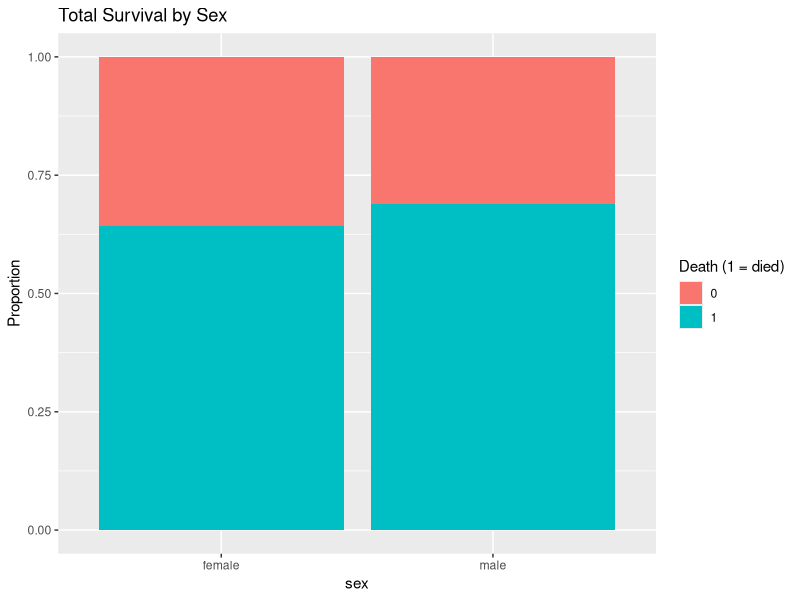
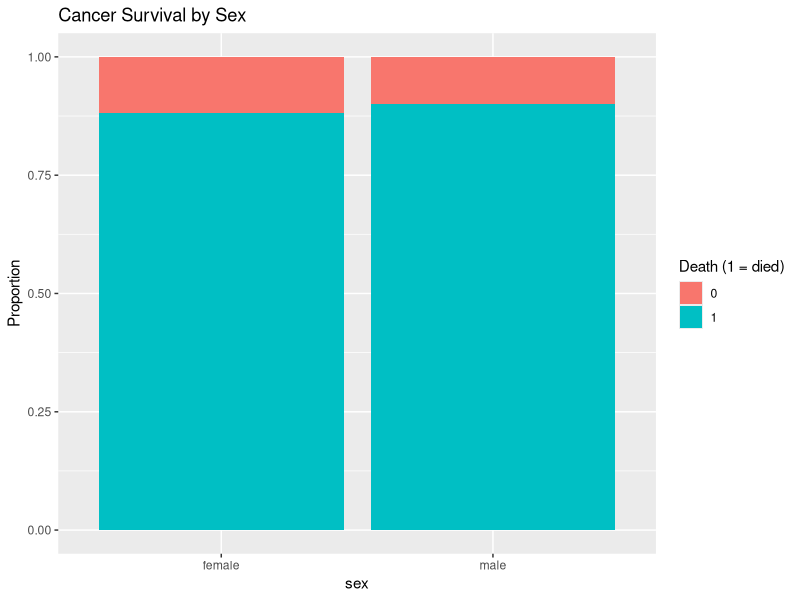

Write the R code that produced these figures, in order.
df <- read.csv("data/med_data_tidy.csv")

library(dplyr)
library(ggplot2)

# write sex in the correcet order.
df <- df %>%
  mutate(sex = factor(sex, levels = c("female", "male")))

# subset with cancer-patienter
df_cancer <- df %>% filter(diag_class == "Cancer")

# sex summary.
summarise_by_sex <- function(data) {
  data %>%
    group_by(sex) %>%
    summarise(
      n = n(),
      death_rate = mean(death, na.rm = TRUE),
      survival_rate = 1 - death_rate,
      se = sqrt(death_rate * (1 - death_rate) / n),
      CI_lower = death_rate - 2 * se,
      CI_upper = death_rate + 2 * se,
      .groups = "drop"
    )
}

# simple stats.
total_stats  <- summarise_by_sex(df)
cancer_stats <- summarise_by_sex(df_cancer)

# we plot the survival rate for total group
ggplot(df, aes(x = sex, fill = factor(death))) +
  geom_bar(position = "fill") +
  labs(
    y = "Proportion",
    fill = "Death (1 = died)",
    title = "Total Survival by Sex"
  )

# we plot the survival rate for cancer sub_group
ggplot(df_cancer, aes(x = sex, fill = factor(death))) +
  geom_bar(position = "fill") +
  labs(
    y = "Proportion",
    fill = "Death (1 = died)",
    title = "Cancer Survival by Sex"
  )

##perform a chi square test to get p_value.
chi_total  <- chisq.test(table(df$sex, df$death))
chi_cancer <- chisq.test(table(df_cancer$sex, df_cancer$death))

chi_total
chi_cancer

#logistic regression to get r^2 for both cases.
model_total  <- glm(death ~ sex, data = df,        family = binomial)
model_cancer <- glm(death ~ sex, data = df_cancer, family = binomial)

pseudoR2_total  <- 1 - model_total$deviance  / model_total$null.deviance
pseudoR2_cancer <- 1 - model_cancer$deviance / model_cancer$null.deviance

pseudoR2_total
pseudoR2_cancer

# Table to format results nicely.
combined_table <- tibble::tibble(
  Analysis        = c("All patients", "Cancer patients"),
  Chi_square_p    = c(chi_total$p.value, chi_cancer$p.value),
  Pseudo_R2       = c(pseudoR2_total,   pseudoR2_cancer),
  Male_death_rate = c(
    total_stats$death_rate[total_stats$sex == "male"],
    cancer_stats$death_rate[cancer_stats$sex == "male"]
  ),
  Female_death_rate = c(
    total_stats$death_rate[total_stats$sex == "female"],
    cancer_stats$death_rate[cancer_stats$sex == "female"]
  ),
  SE_male = c(
    total_stats$se[total_stats$sex == "male"],
    cancer_stats$se[cancer_stats$sex == "male"]
  ),
  SE_female = c(
    total_stats$se[total_stats$sex == "female"],
    cancer_stats$se[cancer_stats$sex == "female"]
  ),
  N_male = c(
    total_stats$n[total_stats$sex == "male"],
    cancer_stats$n[cancer_stats$sex == "male"]
  ),
  N_female = c(
    total_stats$n[total_stats$sex == "female"],
    cancer_stats$n[cancer_stats$sex == "female"]
  )
)

combined_table


DF_result <- tibble(
  Analysis = c("All patients", "Cancer patients"),
  models   = list(model_total, model_cancer)
) %>%
  left_join(combined_table, by = "Analysis") %>%
  mutate(variable = "sex", .before = 1)

DF_result
#DF_result$models[[1]]
#DF_result$models[[2]]

